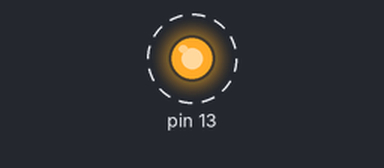
Recording of a sketch running on a simulated Arduino Uno, built with avr-gcc and run on an emulated ATmega328P. Parts: output pins drawn as LEDs (lit = HIGH). Dashed ring = blinking. What the sketch prints to the serial monitor is not drawn.

Above: at 0.5 s.
Timing chart, 0 to 4.6 s (numbered marks = the images above):
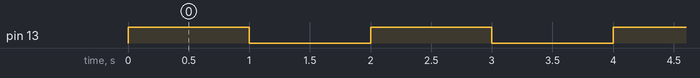

Measured:
- by itself, pin 13: alternates HIGH for 1.0 s and LOW for 1.0 s

The sketch:

teensy_serial.ino
```cpp
void setup() {
	// initialize the digital pin as an output.
	// Pin 13 has an LED connected on most Arduino boards:
	pinMode(13, OUTPUT);
    Serial.begin(9600);
}

void loop() {
    Serial.println("|||+-+-+-+->>> serial [[[[[[[[[[=======]]]]]]]]");
	digitalWrite(13, HIGH);   // set the LED on
	delay(1000);              // wait for a second
	digitalWrite(13, LOW);    // set the LED off
	delay(1000);              // wait for a second
}
```
